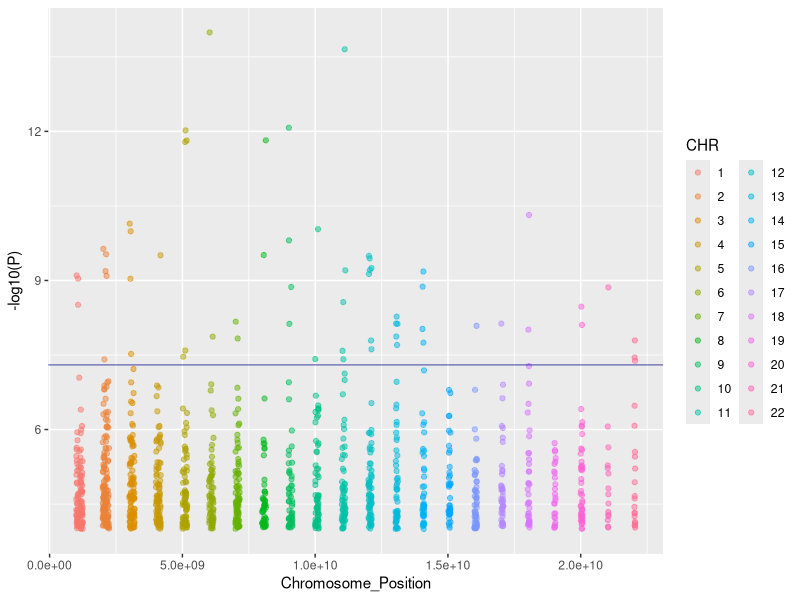
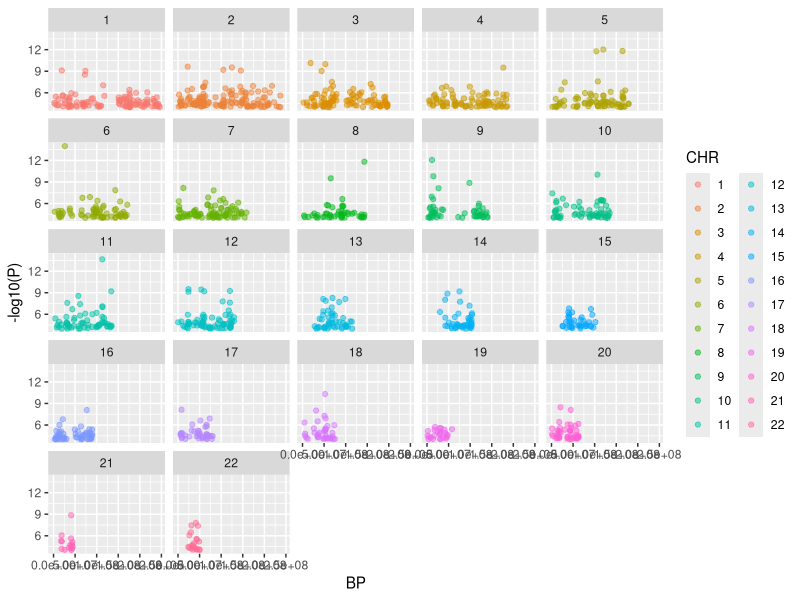
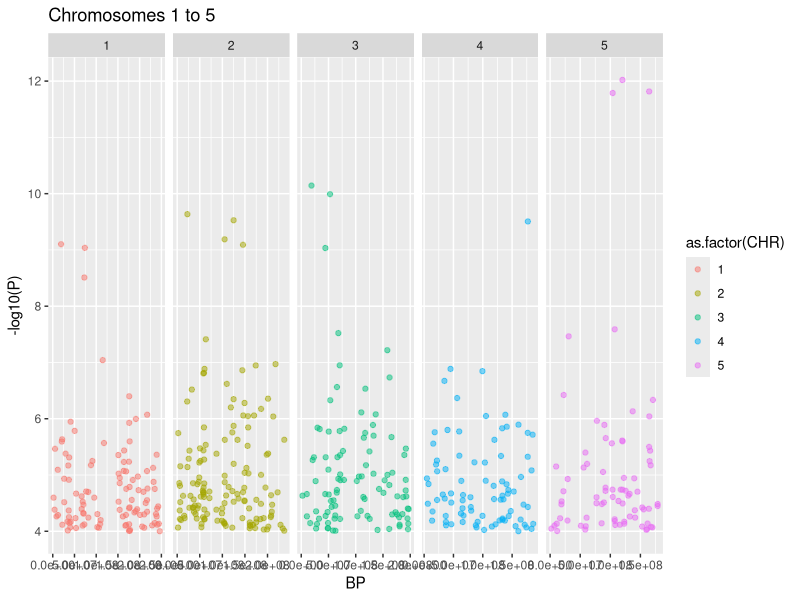
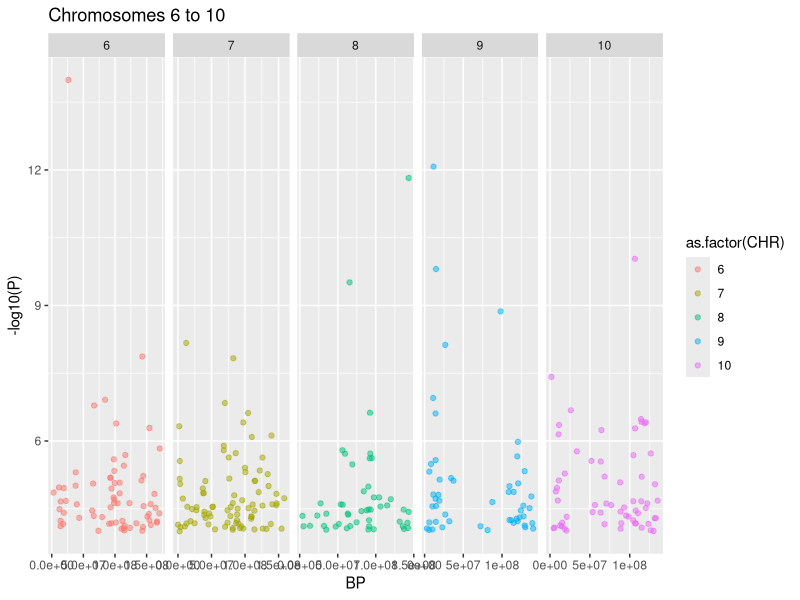
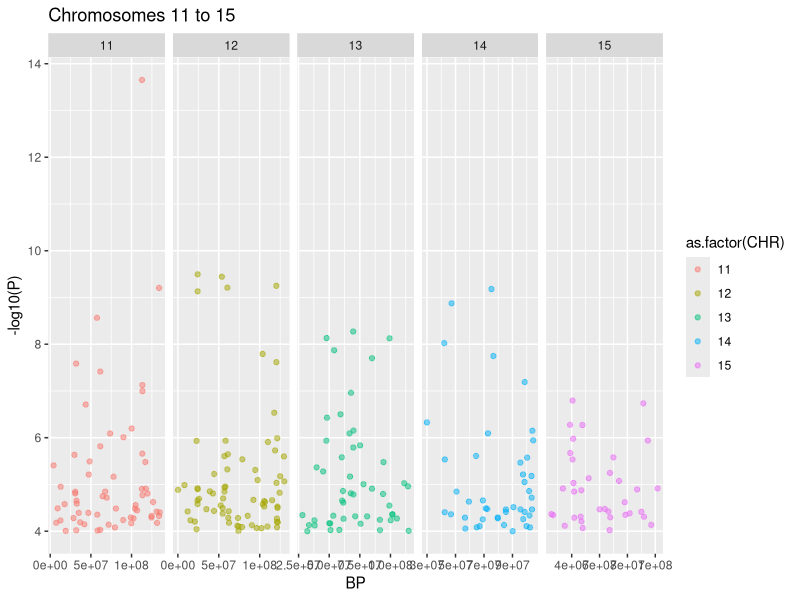
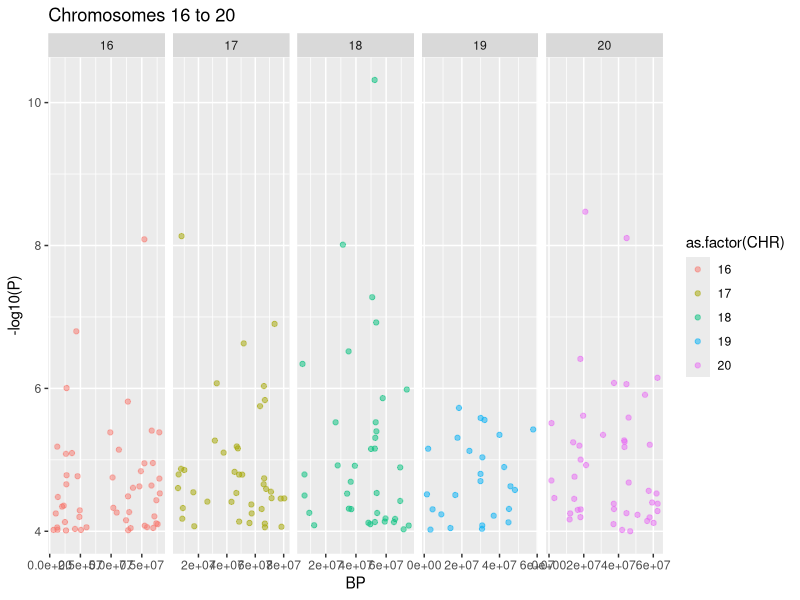
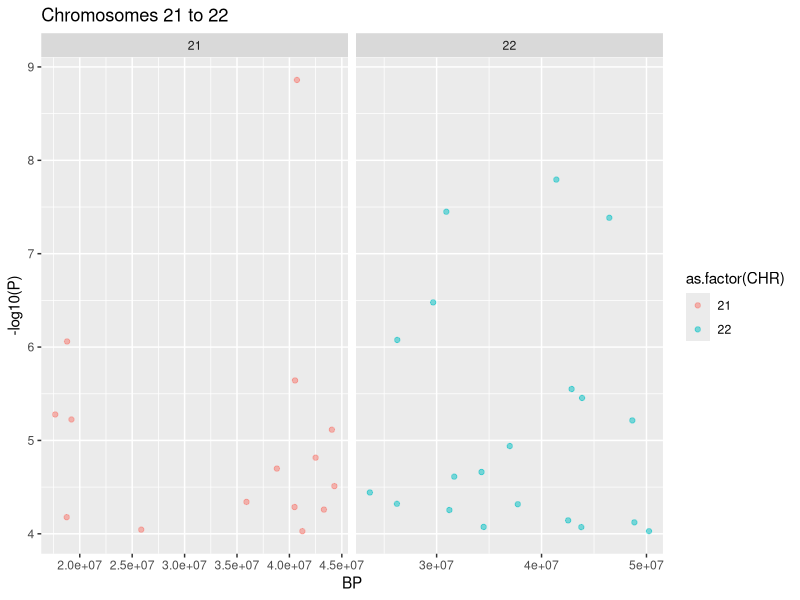
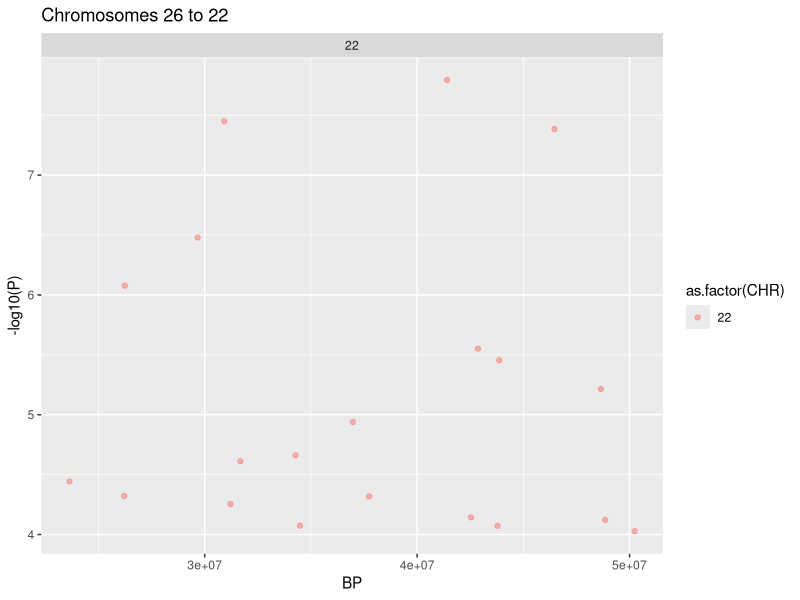

These figures' R source, in order:
## ---- chunk 1
library('readxl')
Xanax <- read_excel('ANX_2026_daner_fullANX_v12_woUTAH_11022026.gz.p4.clump.areator.sorted.1mhc (1).xls')
install.packages("tidyverse")
library(ggplot2)
library(tidyverse)
Xanax %>%
  select(SNP, CHR, BP, P) %>% 
  # Convert chromosome number to a factor so each chromosome gets a distinct color
  mutate(CHR = as.factor(CHR)) %>% 
  arrange(CHR,BP) %>% 
  #chromosome numbers have been multiplied by 100 million to separate them visually on the graph
  mutate(Chromosome_Position = as.numeric(CHR)*1000000000+BP) %>% 
  
  #y intercept denotes a line of significance; from the article we pulled the data from, the line was
  ggplot(aes(Chromosome_Position, -log10(P), color= CHR))+
  geom_point(alpha=0.5) + geom_hline(yintercept = 7.30102999566, color = 'darkblue', size = 0.5, alpha = 0.5)
  #p-value of 5^(10^(-8)) or lower

## ---- chunk 2
Xanax %>%
  select(SNP, CHR, BP, P) %>% 
  mutate(CHR = as.factor(CHR)) %>% 
  arrange(CHR,BP) %>% 
  # plots split into one panel per chromosome for easier per-chromosome reading
  ggplot(aes(BP, -log10(P), color= CHR))+
  geom_point(alpha=0.5)+
  facet_wrap(~CHR)
## ---- chunk 3
for (i in 1:6) {
  start_chr <- (i-1)*5+1
  end_chr <- i*5
  if(end_chr>22) {
    end_chr<-22
  }
chr_batch <- as.numeric(start_chr:end_chr)
filt_xanax <- Xanax %>%
  select(SNP, CHR, BP, P) %>% 
  filter(as.numeric(CHR) %in% chr_batch)

if (nrow(filt_xanax)>0) {
  fx <- ggplot(filt_xanax, aes(BP, -log10(P), color=as.factor(CHR)))+
    geom_point(alpha=0.5)+
    facet_wrap(~CHR, nrow = 1, scales="free_x")+
    labs(title=paste("Chromosomes", start_chr, "to", end_chr))
  print(fx)
  }
}
## ---- chunk 4
for (i in 1:5) {
  start_chr <- (i-1)*5+1
  end_chr <- i*5
  chr_batch <- as.numeric(start_chr:end_chr)
  filt_xanax <- Xanax %>%
    select(SNP, CHR, BP, P) %>% 
    filter(as.numeric(CHR) %in% chr_batch)
  if (nrow(filt_xanax)>0) {
    fx <- ggplot(filt_xanax, aes(BP, -log10(P), color=as.factor(CHR)))+
      geom_point(alpha=0.5)+
      lims(y=c(4,15))+
      facet_wrap(~CHR, nrow = 1, scales="free_x")+
      labs(title=paste("Chromosomes", start_chr, "to", end_chr))
    print(fx)
  }
}
## ---- chunk 5
library(ggplot2)
library(tidyverse)
chr1_hits <- Xanax %>% 
  filter(CHR == 1, -log10(P) > 4)

# 2. Plot them exactly on a single line (y = 1)
ggplot(chr1_hits, aes(x = BP, y = 1)) +
  geom_point(alpha = 0.5, color = "skyblue", size = 3) +
  
  # This section strips away all the empty vertical y-axis space
  theme_minimal() +
  theme(
    axis.text.y = element_blank(),
    axis.title.y = element_blank(),
    axis.ticks.y = element_blank(),
    panel.grid.major.y = element_blank(),
    panel.grid.minor.y = element_blank(),
    
    # THIS IS THE MAGIC: Forces the plot to be short and wide like a literal line
    aspect.ratio = 0.05 
  ) +
  labs(title = "Chromosome 1: Base Pair Positions", x = "Base Pair Position (BP)")
mean(diff(sort(chr1_hits$BP)))
chr1_positions <- Xanax %>% 
  filter(CHR == 1) %>% 
  select(BP) %>% 
  arrange(BP)
print(chr1_positions)
